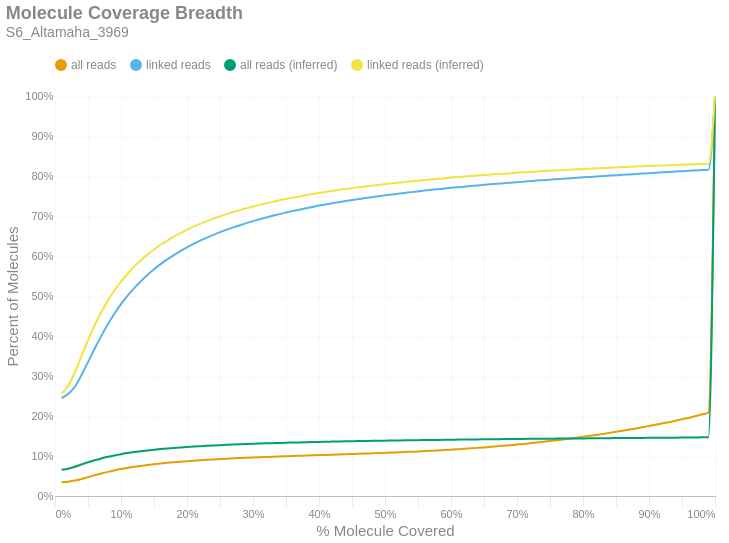

This figure's notebook cell:
### Markdown cell above
### Molecule Read Coverage
This chart shows molecule coverage breadth as computed by the number of bases aligned to that molecule. In other words, "*how much of each unique long molecule is actually sequenced/aligned?*" Keep in mind there is a distinction between sequences and alignments, since some sequences belonging to a particular molecule may not align well and wouldn't appear in the alignment data. This chart also shows molecule coverage breadth as computed by the *inferred fragment* from which the aligned sequences originate. Unlike read coverage, this calculation takes into account the total insert size, including unsequenced gaps between the forward and reverse reads. Like the previous figures, these are cumulative percents.

### Code cell
if SKIPLR:
    print_html(f"Skipped")
else:
    binned_df = consolidated_hist(valids['coverage_bp'], mask, 0.01, True)
    binned_df_inf = consolidated_hist(valids['coverage_inserts'], mask, 0.01, True)
    binned_df = binned_df.with_columns(pl.lit(binned_df_inf['all reads (cumsum)']).alias('all reads (inferred)'))
    binned_df = binned_df.with_columns(pl.lit(binned_df_inf['linked reads (cumsum)']).alias('linked reads (inferred)'))
    binned_df = binned_df.with_columns(
        (pl.col('bin').cast(pl.Float64) + 0.01).alias('right_edge')
    )

    with SafeRender(binned_df):
        (
            density_plot(binned_df, 'Molecule Coverage Breadth', samplename, 'molcov', ['all reads (inferred)','linked reads (inferred)'])
            .encode(
                #x=alt.X('bin:Q', title="% Molecule Covered").axis(format = '%').scale(padding=0),
                x=alt.X('right_edge:Q', title="% Molecule Covered").axis(format='%').scale(padding=0),
                y=alt.Y('value:Q', title='Percent of Molecules')
                    .axis(format='%')
                    .stack(False)
                    .scale(domainMin=0, padding=0),
                color=alt.Color("key:N").scale(domain = ["all reads", "linked reads", "all reads (inferred)", "linked reads (inferred)"]),
                tooltip = [
                    alt.Tooltip("key:N", title = "Data Type"),
                    alt.Tooltip("range_label:N", title="% Molecule Covered"),
                    alt.Tooltip("value:Q", format = ".2%", title="% Molecules")
                ]
            )
        ).display()

### Figure 1 — Vega-Lite specification as saved in the notebook (floating-point values rounded to 4 significant figures)
{"width": "container", "height": 400, "config": {"title": {"anchor": "start", "dy": -15, "fontSize": 18, "color": "#888888", "subtitleColor": "#888888", "subtitleFontSize": 14}, "arc": {"fill": "#0072B2"}, "axis": {"domainColor": "#888888", "domainWidth": 0.5, "gridWidth": 0.2, "grid": false, "titleFontWeight": 400, "titleFontSize": 15, "labelFontSize": 11, "labelColor": "#888888", "tickColor": "#888888", "tickWidth": 0.2, "titleColor": "#888888"}, "axisBand": {"grid": false}, "axisX": {"grid": true, "tickSize": 10, "domainCap": "round"}, "axisY": {"domain": false, "grid": true, "tickSize": 0, "domainCap": "round"}, "background": "transparent", "header": {"labelFontSize": 15, "labelColor": "#888888", "titleFontSize": 15, "titleFontWeight": 600, "titleColor": "#888888"}, "legend": {"labelFont": "sans-serif", "labelFontSize": 12, "labelColor": "#888888", "symbolSize": 100, "symbolType": "circle", "titleFontSize": 12, "titlePadding": 10, "titleColor": "#888888", "title": null, "orient": "top"}, "range": {"category": ["#E69F00", "#56B4E9", "#009E73", "#F0E442", "#0072B2", "#D55E00", "#CC79A7", "#000000"], "diverging": ["#cfe8f3", "#a2d4ec", "#73bfe2", "#46abdb", "#1696d2", "#12719e"]}, "area": {"fill": "#0072B2", "fillOpacity": 0.7, "line": true, "strokeOpacity": 0.7}, "line": {"color": "#0072B2", "stroke": "#0072B2", "strokeWidth": 2}, "trail": {"color": "#0072B2", "stroke": "#0072B2", "strokeWidth": 0, "size": 1}, "point": {"filled": true, "fillOpacity": 1.0, "size": 95}, "text": {"color": "#888888", "fontSize": 11, "align": "right", "fontWeight": 400, "size": 11}, "bar": {"fill": "#0072B2", "stroke": null}, "view": {"stroke": null, "continuousWidth": 660, "continuousHeight": 400}}, "data": {"name": "data-5b54a0cd05e728a14a650b45fc17bd28"}, "mark": {"type": "line", "interpolate": "monotone", "point": {"opacity": 0, "size": 275}}, "encoding": {"color": {"field": "key", "scale": {"domain": ["all reads", "linked reads", "all reads (inferred)", "linked reads (inferred)"]}, "type": "nominal"}, "tooltip": [{"field": "key", "title": "Data Type", "type": "nominal"}, {"field": "range_label", "title": "% Molecule Covered", "type": "nominal"}, {"field": "value", "format": ".2%", "title": "% Molecules", "type": "quantitative"}], "x": {"axis": {"format": "%"}, "field": "right_edge", "scale": {"padding": 0}, "title": "% Molecule Covered", "type": "quantitative"}, "y": {"axis": {"format": "%"}, "field": "value", "scale": {"domainMin": 0, "padding": 0}, "stack": false, "title": "Percent of Molecules", "type": "quantitative"}}, "params": [{"name": "param_c36ac31b6afebe62", "select": {"type": "point", "fields": ["key"]}, "bind": "legend"}], "title": {"text": "Molecule Coverage Breadth", "subtitle": "S6_Altamaha_3969"}, "transform": [{"fold": ["all reads (cumsum)", "linked reads (cumsum)", "all reads (inferred)", "linked reads (inferred)"]}, {"calculate": "replace(datum.key, ' (cumsum)', '')", "as": "key"}, {"filter": {"param": "param_c36ac31b6afebe62"}}], "usermeta": {"embedOptions": {"downloadFileName": "S6_Altamaha_3969.molcov"}}, "$schema": "https://vega.github.io/schema/vega-lite/v6.1.0.json", "datasets": {"data-5b54a0cd05e728a14a650b45fc17bd28": [{"bin": "0.0", "interval": "0.0-0.01", "all reads": 0.03445, "linked reads": 0.245, "all reads (cumsum)": 0.03445, "linked reads (cumsum)": 0.245, "range_label": "0.0-0.01", "all reads (inferred)": 0.06563, "linked reads (inferred)": 0.2562, "right_edge": 0.01}, {"bin": "0.01", "interval": "0.01-0.02", "all reads": 0.001457, "linked reads": 0.01001, "all reads (cumsum)": 0.03591, "linked reads (cumsum)": 0.255, "range_label": "0.01-0.02", "all reads (inferred)": 0.06836, "linked reads (inferred)": 0.2752, "right_edge": 0.02}, {"bin": "0.02", "interval": "0.02-0.03", "all reads": 0.002601, "linked reads": 0.01825, "all reads (cumsum)": 0.03851, "linked reads (cumsum)": 0.2732, "range_label": "0.02-0.03", "all reads (inferred)": 0.07311, "linked reads (inferred)": 0.309, "right_edge": 0.03}, {"bin": "0.03", "interval": "0.03-0.04", "all reads": 0.004018, "linked reads": 0.02851, "all reads (cumsum)": 0.04253, "linked reads (cumsum)": 0.3017, "range_label": "0.03-0.04", "all reads (inferred)": 0.07869, "linked reads (inferred)": 0.3491, "right_edge": 0.04}, {"bin": "0.04", "interval": "0.04-0.05", "all reads": 0.004595, "linked reads": 0.03289, "all reads (cumsum)": 0.04713, "linked reads (cumsum)": 0.3346, "range_label": "0.04-0.05", "all reads (inferred)": 0.08426, "linked reads (inferred)": 0.3892, "right_edge": 0.05}, {"bin": "0.05", "interval": "0.05-0.06", "all reads": 0.004657, "linked reads": 0.03348, "all reads (cumsum)": 0.05178, "linked reads (cumsum)": 0.3681, "range_label": "0.05-0.06", "all reads (inferred)": 0.08942, "linked reads (inferred)": 0.4264, "right_edge": 0.06}, {"bin": "0.06", "interval": "0.06-0.07", "all reads": 0.00441, "linked reads": 0.03164, "all reads (cumsum)": 0.05619, "linked reads (cumsum)": 0.3997, "range_label": "0.06-0.07", "all reads (inferred)": 0.09397, "linked reads (inferred)": 0.4593, "right_edge": 0.07}, {"bin": "0.07", "interval": "0.07-0.08", "all reads": 0.004086, "linked reads": 0.02944, "all reads (cumsum)": 0.06028, "linked reads (cumsum)": 0.4292, "range_label": "0.07-0.08", "all reads (inferred)": 0.09799, "linked reads (inferred)": 0.4884, "right_edge": 0.08}, {"bin": "0.08", "interval": "0.08-0.09", "all reads": 0.003655, "linked reads": 0.02629, "all reads (cumsum)": 0.06393, "linked reads (cumsum)": 0.4555, "range_label": "0.08-0.09", "all reads (inferred)": 0.1015, "linked reads (inferred)": 0.5139, "right_edge": 0.09}, {"bin": "0.09", "interval": "0.09-0.1", "all reads": 0.003345, "linked reads": 0.02402, "all reads (cumsum)": 0.06728, "linked reads (cumsum)": 0.4795, "range_label": "0.09-0.1", "all reads (inferred)": 0.1046, "linked reads (inferred)": 0.536, "right_edge": 0.1}, {"bin": "0.1", "interval": "0.1-0.11", "all reads": 0.002964, "linked reads": 0.02134, "all reads (cumsum)": 0.07024, "linked reads (cumsum)": 0.5008, "range_label": "0.1-0.11", "all reads (inferred)": 0.1073, "linked reads (inferred)": 0.5556, "right_edge": 0.11}, {"bin": "0.11", "interval": "0.11-0.12", "all reads": 0.002639, "linked reads": 0.01897, "all reads (cumsum)": 0.07288, "linked reads (cumsum)": 0.5198, "range_label": "0.11-0.12", "all reads (inferred)": 0.1097, "linked reads (inferred)": 0.5735, "right_edge": 0.12}, {"bin": "0.12", "interval": "0.12-0.13", "all reads": 0.002377, "linked reads": 0.01708, "all reads (cumsum)": 0.07526, "linked reads (cumsum)": 0.5369, "range_label": "0.12-0.13", "all reads (inferred)": 0.1119, "linked reads (inferred)": 0.5893, "right_edge": 0.13}, {"bin": "0.13", "interval": "0.13-0.14", "all reads": 0.002194, "linked reads": 0.01573, "all reads (cumsum)": 0.07745, "linked reads (cumsum)": 0.5526, "range_label": "0.13-0.14", "all reads (inferred)": 0.1139, "linked reads (inferred)": 0.6034, "right_edge": 0.14}, {"bin": "0.14", "interval": "0.14-0.15", "all reads": 0.001976, "linked reads": 0.01419, "all reads (cumsum)": 0.07943, "linked reads (cumsum)": 0.5668, "range_label": "0.14-0.15", "all reads (inferred)": 0.1157, "linked reads (inferred)": 0.6163, "right_edge": 0.15}, {"bin": "0.15", "interval": "0.15-0.16", "all reads": 0.00181, "linked reads": 0.01295, "all reads (cumsum)": 0.08124, "linked reads (cumsum)": 0.5798, "range_label": "0.15-0.16", "all reads (inferred)": 0.1173, "linked reads (inferred)": 0.6281, "right_edge": 0.16}, {"bin": "0.16", "interval": "0.16-0.17", "all reads": 0.001632, "linked reads": 0.01172, "all reads (cumsum)": 0.08287, "linked reads (cumsum)": 0.5915, "range_label": "0.16-0.17", "all reads (inferred)": 0.1187, "linked reads (inferred)": 0.6386, "right_edge": 0.17}, {"bin": "0.17", "interval": "0.17-0.18", "all reads": 0.00152, "linked reads": 0.01091, "all reads (cumsum)": 0.08439, "linked reads (cumsum)": 0.6024, "range_label": "0.17-0.18", "all reads (inferred)": 0.1201, "linked reads (inferred)": 0.6485, "right_edge": 0.18}, {"bin": "0.18", "interval": "0.18-0.19", "all reads": 0.001388, "linked reads": 0.009942, "all reads (cumsum)": 0.08578, "linked reads (cumsum)": 0.6123, "range_label": "0.18-0.19", "all reads (inferred)": 0.1213, "linked reads (inferred)": 0.6573, "right_edge": 0.19}, {"bin": "0.19", "interval": "0.19-0.2", "all reads": 0.0013, "linked reads": 0.009272, "all reads (cumsum)": 0.08708, "linked reads (cumsum)": 0.6216, "range_label": "0.19-0.2", "all reads (inferred)": 0.1225, "linked reads (inferred)": 0.6657, "right_edge": 0.2}, {"bin": "0.2", "interval": "0.2-0.21", "all reads": 0.001191, "linked reads": 0.008516, "all reads (cumsum)": 0.08827, "linked reads (cumsum)": 0.6301, "range_label": "0.2-0.21", "all reads (inferred)": 0.1236, "linked reads (inferred)": 0.6733, "right_edge": 0.21}, {"bin": "0.21", "interval": "0.21-0.22", "all reads": 0.001131, "linked reads": 0.008112, "all reads (cumsum)": 0.0894, "linked reads (cumsum)": 0.6382, "range_label": "0.21-0.22", "all reads (inferred)": 0.1245, "linked reads (inferred)": 0.6805, "right_edge": 0.22}, {"bin": "0.22", "interval": "0.22-0.23", "all reads": 0.001059, "linked reads": 0.007582, "all reads (cumsum)": 0.09046, "linked reads (cumsum)": 0.6458, "range_label": "0.22-0.23", "all reads (inferred)": 0.1255, "linked reads (inferred)": 0.6872, "right_edge": 0.23}, {"bin": "0.23", "interval": "0.23-0.24", "all reads": 0.0009987, "linked reads": 0.007121, "all reads (cumsum)": 0.09146, "linked reads (cumsum)": 0.6529, "range_label": "0.23-0.24", "all reads (inferred)": 0.1263, "linked reads (inferred)": 0.6934, "right_edge": 0.24}, {"bin": "0.24", "interval": "0.24-0.25", "all reads": 0.0009327, "linked reads": 0.00663, "all reads (cumsum)": 0.09239, "linked reads (cumsum)": 0.6596, "range_label": "0.24-0.25", "all reads (inferred)": 0.1272, "linked reads (inferred)": 0.6994, "right_edge": 0.25}, {"bin": "0.25", "interval": "0.25-0.26", "all reads": 0.0008804, "linked reads": 0.006257, "all reads (cumsum)": 0.09327, "linked reads (cumsum)": 0.6658, "range_label": "0.25-0.26", "all reads (inferred)": 0.1279, "linked reads (inferred)": 0.7047, "right_edge": 0.26}, {"bin": "0.26", "interval": "0.26-0.27", "all reads": 0.0008143, "linked reads": 0.005753, "all reads (cumsum)": 0.09409, "linked reads (cumsum)": 0.6716, "range_label": "0.26-0.27", "all reads (inferred)": 0.1286, "linked reads (inferred)": 0.7099, "right_edge": 0.27}, {"bin": "0.27", "interval": "0.27-0.28", "all reads": 0.0007655, "linked reads": 0.005375, "all reads (cumsum)": 0.09485, "linked reads (cumsum)": 0.6769, "range_label": "0.27-0.28", "all reads (inferred)": 0.1293, "linked reads (inferred)": 0.7146, "right_edge": 0.28}, {"bin": "0.28", "interval": "0.28-0.29", "all reads": 0.0007493, "linked reads": 0.005292, "all reads (cumsum)": 0.0956, "linked reads (cumsum)": 0.6822, "range_label": "0.28-0.29", "all reads (inferred)": 0.1299, "linked reads (inferred)": 0.7192, "right_edge": 0.29}, {"bin": "0.29", "interval": "0.29-0.3", "all reads": 0.0007097, "linked reads": 0.004922, "all reads (cumsum)": 0.09631, "linked reads (cumsum)": 0.6872, "range_label": "0.29-0.3", "all reads (inferred)": 0.1305, "linked reads (inferred)": 0.7235, "right_edge": 0.3}, {"bin": "0.3", "interval": "0.3-0.31", "all reads": 0.0006701, "linked reads": 0.004659, "all reads (cumsum)": 0.09698, "linked reads (cumsum)": 0.6918, "range_label": "0.3-0.31", "all reads (inferred)": 0.1311, "linked reads (inferred)": 0.7277, "right_edge": 0.31}, {"bin": "0.31", "interval": "0.31-0.32", "all reads": 0.0006453, "linked reads": 0.004458, "all reads (cumsum)": 0.09763, "linked reads (cumsum)": 0.6963, "range_label": "0.31-0.32", "all reads (inferred)": 0.1316, "linked reads (inferred)": 0.7317, "right_edge": 0.32}, {"bin": "0.32", "interval": "0.32-0.33", "all reads": 0.0006387, "linked reads": 0.004338, "all reads (cumsum)": 0.09827, "linked reads (cumsum)": 0.7006, "range_label": "0.32-0.33", "all reads (inferred)": 0.1322, "linked reads (inferred)": 0.7354, "right_edge": 0.33}, {"bin": "0.33", "interval": "0.33-0.34", "all reads": 0.0006182, "linked reads": 0.004116, "all reads (cumsum)": 0.09888, "linked reads (cumsum)": 0.7047, "range_label": "0.33-0.34", "all reads (inferred)": 0.1327, "linked reads (inferred)": 0.7391, "right_edge": 0.34}, {"bin": "0.34", "interval": "0.34-0.35", "all reads": 0.0005786, "linked reads": 0.003827, "all reads (cumsum)": 0.09946, "linked reads (cumsum)": 0.7086, "range_label": "0.34-0.35", "all reads (inferred)": 0.1332, "linked reads (inferred)": 0.7426, "right_edge": 0.35}, {"bin": "0.35", "interval": "0.35-0.36", "all reads": 0.0005729, "linked reads": 0.003691, "all reads (cumsum)": 0.1, "linked reads (cumsum)": 0.7123, "range_label": "0.35-0.36", "all reads (inferred)": 0.1336, "linked reads (inferred)": 0.7458, "right_edge": 0.36}, {"bin": "0.36", "interval": "0.36-0.37", "all reads": 0.0005604, "linked reads": 0.003553, "all reads (cumsum)": 0.1006, "linked reads (cumsum)": 0.7158, "range_label": "0.36-0.37", "all reads (inferred)": 0.134, "linked reads (inferred)": 0.7489, "right_edge": 0.37}, {"bin": "0.37", "interval": "0.37-0.38", "all reads": 0.0005571, "linked reads": 0.003506, "all reads (cumsum)": 0.1012, "linked reads (cumsum)": 0.7193, "range_label": "0.37-0.38", "all reads (inferred)": 0.1345, "linked reads (inferred)": 0.752, "right_edge": 0.38}, {"bin": "0.38", "interval": "0.38-0.39", "all reads": 0.0005599, "linked reads": 0.003436, "all reads (cumsum)": 0.1017, "linked reads (cumsum)": 0.7227, "range_label": "0.38-0.39", "all reads (inferred)": 0.1349, "linked reads (inferred)": 0.7549, "right_edge": 0.39}, {"bin": "0.39", "interval": "0.39-0.4", "all reads": 0.000551, "linked reads": 0.003312, "all reads (cumsum)": 0.1023, "linked reads (cumsum)": 0.7261, "range_label": "0.39-0.4", "all reads (inferred)": 0.1353, "linked reads (inferred)": 0.7575, "right_edge": 0.4}, {"bin": "0.4", "interval": "0.4-0.41", "all reads": 0.0005111, "linked reads": 0.002921, "all reads (cumsum)": 0.1028, "linked reads (cumsum)": 0.729, "range_label": "0.4-0.41", "all reads (inferred)": 0.1356, "linked reads (inferred)": 0.7601, "right_edge": 0.41}, {"bin": "0.41", "interval": "0.41-0.42", "all reads": 0.0005213, "linked reads": 0.002852, "all reads (cumsum)": 0.1033, "linked reads (cumsum)": 0.7318, "range_label": "0.41-0.42", "all reads (inferred)": 0.136, "linked reads (inferred)": 0.7627, "right_edge": 0.42}, {"bin": "0.42", "interval": "0.42-0.43", "all reads": 0.0005406, "linked reads": 0.002869, "all reads (cumsum)": 0.1038, "linked reads (cumsum)": 0.7347, "range_label": "0.42-0.43", "all reads (inferred)": 0.1363, "linked reads (inferred)": 0.7651, "right_edge": 0.43}, {"bin": "0.43", "interval": "0.43-0.44", "all reads": 0.000522, "linked reads": 0.002571, "all reads (cumsum)": 0.1044, "linked reads (cumsum)": 0.7373, "range_label": "0.43-0.44", "all reads (inferred)": 0.1366, "linked reads (inferred)": 0.7674, "right_edge": 0.44}, {"bin": "0.44", "interval": "0.44-0.45", "all reads": 0.0005498, "linked reads": 0.002594, "all reads (cumsum)": 0.1049, "linked reads (cumsum)": 0.7399, "range_label": "0.44-0.45", "all reads (inferred)": 0.137, "linked reads (inferred)": 0.7696, "right_edge": 0.45}, {"bin": "0.45", "interval": "0.45-0.46", "all reads": 0.0005498, "linked reads": 0.002439, "all reads (cumsum)": 0.1055, "linked reads (cumsum)": 0.7423, "range_label": "0.45-0.46", "all reads (inferred)": 0.1373, "linked reads (inferred)": 0.7718, "right_edge": 0.46}, {"bin": "0.46", "interval": "0.46-0.47", "all reads": 0.0005814, "linked reads": 0.002483, "all reads (cumsum)": 0.106, "linked reads (cumsum)": 0.7448, "range_label": "0.46-0.47", "all reads (inferred)": 0.1376, "linked reads (inferred)": 0.7738, "right_edge": 0.47}, {"bin": "0.47", "interval": "0.47-0.48", "all reads": 0.000596, "linked reads": 0.002351, "all reads (cumsum)": 0.1066, "linked reads (cumsum)": 0.7471, "range_label": "0.47-0.48", "all reads (inferred)": 0.1379, "linked reads (inferred)": 0.7759, "right_edge": 0.48}, {"bin": "0.48", "interval": "0.48-0.49", "all reads": 0.0005922, "linked reads": 0.002197, "all reads (cumsum)": 0.1072, "linked reads (cumsum)": 0.7493, "range_label": "0.48-0.49", "all reads (inferred)": 0.1381, "linked reads (inferred)": 0.7778, "right_edge": 0.49}, {"bin": "0.49", "interval": "0.49-0.5", "all reads": 0.0006696, "linked reads": 0.002226, "all reads (cumsum)": 0.1079, "linked reads (cumsum)": 0.7516, "range_label": "0.49-0.5", "all reads (inferred)": 0.1384, "linked reads (inferred)": 0.7798, "right_edge": 0.5}, {"bin": "0.5", "interval": "0.5-0.51", "all reads": 0.0006227, "linked reads": 0.002122, "all reads (cumsum)": 0.1085, "linked reads (cumsum)": 0.7537, "range_label": "0.5-0.51", "all reads (inferred)": 0.1387, "linked reads (inferred)": 0.7816, "right_edge": 0.51}, {"bin": "0.51", "interval": "0.51-0.52", "all reads": 0.0006849, "linked reads": 0.002008, "all reads (cumsum)": 0.1092, "linked reads (cumsum)": 0.7557, "range_label": "0.51-0.52", "all reads (inferred)": 0.1389, "linked reads (inferred)": 0.7833, "right_edge": 0.52}, {"bin": "0.52", "interval": "0.52-0.53", "all reads": 0.0006993, "linked reads": 0.00198, "all reads (cumsum)": 0.1099, "linked reads (cumsum)": 0.7577, "range_label": "0.52-0.53", "all reads (inferred)": 0.1392, "linked reads (inferred)": 0.785, "right_edge": 0.53}, {"bin": "0.53", "interval": "0.53-0.54", "all reads": 0.0007637, "linked reads": 0.002004, "all reads (cumsum)": 0.1107, "linked reads (cumsum)": 0.7597, "range_label": "0.53-0.54", "all reads (inferred)": 0.1394, "linked reads (inferred)": 0.7866, "right_edge": 0.54}, {"bin": "0.54", "interval": "0.54-0.55", "all reads": 0.0007714, "linked reads": 0.001944, "all reads (cumsum)": 0.1114, "linked reads (cumsum)": 0.7616, "range_label": "0.54-0.55", "all reads (inferred)": 0.1396, "linked reads (inferred)": 0.7883, "right_edge": 0.55}, {"bin": "0.55", "interval": "0.55-0.56", "all reads": 0.0008283, "linked reads": 0.001918, "all reads (cumsum)": 0.1123, "linked reads (cumsum)": 0.7635, "range_label": "0.55-0.56", "all reads (inferred)": 0.1399, "linked reads (inferred)": 0.7899, "right_edge": 0.56}, {"bin": "0.56", "interval": "0.56-0.57", "all reads": 0.0008532, "linked reads": 0.001814, "all reads (cumsum)": 0.1131, "linked reads (cumsum)": 0.7654, "range_label": "0.56-0.57", "all reads (inferred)": 0.1401, "linked reads (inferred)": 0.7914, "right_edge": 0.57}, {"bin": "0.57", "interval": "0.57-0.58", "all reads": 0.000874, "linked reads": 0.001718, "all reads (cumsum)": 0.114, "linked reads (cumsum)": 0.7671, "range_label": "0.57-0.58", "all reads (inferred)": 0.1403, "linked reads (inferred)": 0.793, "right_edge": 0.58}, {"bin": "0.58", "interval": "0.58-0.59", "all reads": 0.000916, "linked reads": 0.001656, "all reads (cumsum)": 0.1149, "linked reads (cumsum)": 0.7687, "range_label": "0.58-0.59", "all reads (inferred)": 0.1405, "linked reads (inferred)": 0.7945, "right_edge": 0.59}, {"bin": "0.59", "interval": "0.59-0.6", "all reads": 0.001009, "linked reads": 0.001661, "all reads (cumsum)": 0.1159, "linked reads (cumsum)": 0.7704, "range_label": "0.59-0.6", "all reads (inferred)": 0.1407, "linked reads (inferred)": 0.796, "right_edge": 0.6}, {"bin": "0.6", "interval": "0.6-0.61", "all reads": 0.001003, "linked reads": 0.001534, "all reads (cumsum)": 0.1169, "linked reads (cumsum)": 0.7719, "range_label": "0.6-0.61", "all reads (inferred)": 0.141, "linked reads (inferred)": 0.7974, "right_edge": 0.61}, {"bin": "0.61", "interval": "0.61-0.62", "all reads": 0.001079, "linked reads": 0.001498, "all reads (cumsum)": 0.118, "linked reads (cumsum)": 0.7734, "range_label": "0.61-0.62", "all reads (inferred)": 0.1411, "linked reads (inferred)": 0.7987, "right_edge": 0.62}, {"bin": "0.62", "interval": "0.62-0.63", "all reads": 0.001122, "linked reads": 0.001521, "all reads (cumsum)": 0.1191, "linked reads (cumsum)": 0.7749, "range_label": "0.62-0.63", "all reads (inferred)": 0.1413, "linked reads (inferred)": 0.8, "right_edge": 0.63}, {"bin": "0.63", "interval": "0.63-0.64", "all reads": 0.001188, "linked reads": 0.001489, "all reads (cumsum)": 0.1203, "linked reads (cumsum)": 0.7764, "range_label": "0.63-0.64", "all reads (inferred)": 0.1415, "linked reads (inferred)": 0.8012, "right_edge": 0.64}, {"bin": "0.64", "interval": "0.64-0.65", "all reads": 0.001237, "linked reads": 0.001425, "all reads (cumsum)": 0.1215, "linked reads (cumsum)": 0.7779, "range_label": "0.64-0.65", "all reads (inferred)": 0.1417, "linked reads (inferred)": 0.8024, "right_edge": 0.65}, {"bin": "0.65", "interval": "0.65-0.66", "all reads": 0.001355, "linked reads": 0.00137, "all reads (cumsum)": 0.1229, "linked reads (cumsum)": 0.7792, "range_label": "0.65-0.66", "all reads (inferred)": 0.1419, "linked reads (inferred)": 0.8036, "right_edge": 0.66}, {"bin": "0.66", "interval": "0.66-0.67", "all reads": 0.001367, "linked reads": 0.001422, "all reads (cumsum)": 0.1243, "linked reads (cumsum)": 0.7806, "range_label": "0.66-0.67", "all reads (inferred)": 0.142, "linked reads (inferred)": 0.8047, "right_edge": 0.67}, {"bin": "0.67", "interval": "0.67-0.68", "all reads": 0.001431, "linked reads": 0.001326, "all reads (cumsum)": 0.1257, "linked reads (cumsum)": 0.782, "range_label": "0.67-0.68", "all reads (inferred)": 0.1422, "linked reads (inferred)": 0.8059, "right_edge": 0.68}, {"bin": "0.68", "interval": "0.68-0.69", "all reads": 0.001447, "linked reads": 0.001337, "all reads (cumsum)": 0.1271, "linked reads (cumsum)": 0.7833, "range_label": "0.68-0.69", "all reads (inferred)": 0.1424, "linked reads (inferred)": 0.807, "right_edge": 0.69}, {"bin": "0.69", "interval": "0.69-0.7", "all reads": 0.001559, "linked reads": 0.001311, "all reads (cumsum)": 0.1287, "linked reads (cumsum)": 0.7846, "range_label": "0.69-0.7", "all reads (inferred)": 0.1426, "linked reads (inferred)": 0.8081, "right_edge": 0.7}, {"bin": "0.7", "interval": "0.7-0.71", "all reads": 0.001586, "linked reads": 0.001299, "all reads (cumsum)": 0.1303, "linked reads (cumsum)": 0.7859, "range_label": "0.7-0.71", "all reads (inferred)": 0.1427, "linked reads (inferred)": 0.8092, "right_edge": 0.71}, {"bin": "0.71", "interval": "0.71-0.72", "all reads": 0.001691, "linked reads": 0.001266, "all reads (cumsum)": 0.132, "linked reads (cumsum)": 0.7872, "range_label": "0.71-0.72", "all reads (inferred)": 0.1429, "linked reads (inferred)": 0.8103, "right_edge": 0.72}, {"bin": "0.72", "interval": "0.72-0.73", "all reads": 0.001771, "linked reads": 0.001285, "all reads (cumsum)": 0.1338, "linked reads (cumsum)": 0.7885, "range_label": "0.72-0.73", "all reads (inferred)": 0.143, "linked reads (inferred)": 0.8113, "right_edge": 0.73}, {"bin": "0.73", "interval": "0.73-0.74", "all reads": 0.001776, "linked reads": 0.001207, "all reads (cumsum)": 0.1355, "linked reads (cumsum)": 0.7897, "range_label": "0.73-0.74", "all reads (inferred)": 0.1432, "linked reads (inferred)": 0.8123, "right_edge": 0.74}, {"bin": "0.74", "interval": "0.74-0.75", "all reads": 0.002015, "linked reads": 0.001247, "all reads (cumsum)": 0.1375, "linked reads (cumsum)": 0.7909, "range_label": "0.74-0.75", "all reads (inferred)": 0.1434, "linked reads (inferred)": 0.8133, "right_edge": 0.75}, {"bin": "0.75", "interval": "0.75-0.76", "all reads": 0.001905, "linked reads": 0.001127, "all reads (cumsum)": 0.1395, "linked reads (cumsum)": 0.792, "range_label": "0.75-0.76", "all reads (inferred)": 0.1435, "linked reads (inferred)": 0.8141, "right_edge": 0.76}, {"bin": "0.76", "interval": "0.76-0.77", "all reads": 0.001998, "linked reads": 0.00117, "all reads (cumsum)": 0.1415, "linked reads (cumsum)": 0.7932, "range_label": "0.76-0.77", "all reads (inferred)": 0.1436, "linked reads (inferred)": 0.815, "right_edge": 0.77}, {"bin": "0.77", "interval": "0.77-0.78", "all reads": 0.002101, "linked reads": 0.001124, "all reads (cumsum)": 0.1436, "linked reads (cumsum)": 0.7943, "range_label": "0.77-0.78", "all reads (inferred)": 0.1438, "linked reads (inferred)": 0.8159, "right_edge": 0.78}, {"bin": "0.78", "interval": "0.78-0.79", "all reads": 0.002183, "linked reads": 0.001179, "all reads (cumsum)": 0.1457, "linked reads (cumsum)": 0.7955, "range_label": "0.78-0.79", "all reads (inferred)": 0.1439, "linked reads (inferred)": 0.8167, "right_edge": 0.79}, {"bin": "0.79", "interval": "0.79-0.8", "all reads": 0.002406, "linked reads": 0.001174, "all reads (cumsum)": 0.1481, "linked reads (cumsum)": 0.7967, "range_label": "0.79-0.8", "all reads (inferred)": 0.1441, "linked reads (inferred)": 0.8176, "right_edge": 0.8}, {"bin": "0.8", "interval": "0.8-0.81", "all reads": 0.002203, "linked reads": 0.001054, "all reads (cumsum)": 0.1503, "linked reads (cumsum)": 0.7977, "range_label": "0.8-0.81", "all reads (inferred)": 0.1442, "linked reads (inferred)": 0.8184, "right_edge": 0.81}, {"bin": "0.81", "interval": "0.81-0.82", "all reads": 0.00241, "linked reads": 0.001084, "all reads (cumsum)": 0.1528, "linked reads (cumsum)": 0.7988, "range_label": "0.81-0.82", "all reads (inferred)": 0.1443, "linked reads (inferred)": 0.8191, "right_edge": 0.82}, {"bin": "0.82", "interval": "0.82-0.83", "all reads": 0.002518, "linked reads": 0.001071, "all reads (cumsum)": 0.1553, "linked reads (cumsum)": 0.7999, "range_label": "0.82-0.83", "all reads (inferred)": 0.1445, "linked reads (inferred)": 0.8199, "right_edge": 0.83}, {"bin": "0.83", "interval": "0.83-0.84", "all reads": 0.00257, "linked reads": 0.00104, "all reads (cumsum)": 0.1578, "linked reads (cumsum)": 0.8009, "range_label": "0.83-0.84", "all reads (inferred)": 0.1446, "linked reads (inferred)": 0.8206, "right_edge": 0.84}, {"bin": "0.84", "interval": "0.84-0.85", "all reads": 0.002625, "linked reads": 0.001037, "all reads (cumsum)": 0.1605, "linked reads (cumsum)": 0.802, "range_label": "0.84-0.85", "all reads (inferred)": 0.1447, "linked reads (inferred)": 0.8214, "right_edge": 0.85}, {"bin": "0.85", "interval": "0.85-0.86", "all reads": 0.002735, "linked reads": 0.0009952, "all reads (cumsum)": 0.1632, "linked reads (cumsum)": 0.803, "range_label": "0.85-0.86", "all reads (inferred)": 0.1449, "linked reads (inferred)": 0.8222, "right_edge": 0.86}, {"bin": "0.86", "interval": "0.86-0.87", "all reads": 0.002804, "linked reads": 0.001018, "all reads (cumsum)": 0.166, "linked reads (cumsum)": 0.804, "range_label": "0.86-0.87", "all reads (inferred)": 0.145, "linked reads (inferred)": 0.823, "right_edge": 0.87}, {"bin": "0.87", "interval": "0.87-0.88", "all reads": 0.002899, "linked reads": 0.00104, "all reads (cumsum)": 0.1689, "linked reads (cumsum)": 0.805, "range_label": "0.87-0.88", "all reads (inferred)": 0.1451, "linked reads (inferred)": 0.8237, "right_edge": 0.88}, {"bin": "0.88", "interval": "0.88-0.89", "all reads": 0.002974, "linked reads": 0.001025, "all reads (cumsum)": 0.1719, "linked reads (cumsum)": 0.8061, "range_label": "0.88-0.89", "all reads (inferred)": 0.1452, "linked reads (inferred)": 0.8244, "right_edge": 0.89}, {"bin": "0.89", "interval": "0.89-0.9", "all reads": 0.003126, "linked reads": 0.001044, "all reads (cumsum)": 0.175, "linked reads (cumsum)": 0.8071, "range_label": "0.89-0.9", "all reads (inferred)": 0.1454, "linked reads (inferred)": 0.8251, "right_edge": 0.9}, {"bin": "0.9", "interval": "0.9-0.91", "all reads": 0.002986, "linked reads": 0.0009605, "all reads (cumsum)": 0.178, "linked reads (cumsum)": 0.8081, "range_label": "0.9-0.91", "all reads (inferred)": 0.1455, "linked reads (inferred)": 0.8257, "right_edge": 0.91}, {"bin": "0.91", "interval": "0.91-0.92", "all reads": 0.003493, "linked reads": 0.001049, "all reads (cumsum)": 0.1815, "linked reads (cumsum)": 0.8091, "range_label": "0.91-0.92", "all reads (inferred)": 0.1456, "linked reads (inferred)": 0.8264, "right_edge": 0.92}, {"bin": "0.92", "interval": "0.92-0.93", "all reads": 0.00314, "linked reads": 0.001013, "all reads (cumsum)": 0.1846, "linked reads (cumsum)": 0.8101, "range_label": "0.92-0.93", "all reads (inferred)": 0.1458, "linked reads (inferred)": 0.8271, "right_edge": 0.93}, {"bin": "0.93", "interval": "0.93-0.94", "all reads": 0.003432, "linked reads": 0.0009467, "all reads (cumsum)": 0.1881, "linked reads (cumsum)": 0.8111, "range_label": "0.93-0.94", "all reads (inferred)": 0.1459, "linked reads (inferred)": 0.8277, "right_edge": 0.94}, {"bin": "0.94", "interval": "0.94-0.95", "all reads": 0.00389, "linked reads": 0.000964, "all reads (cumsum)": 0.1919, "linked reads (cumsum)": 0.812, "range_label": "0.94-0.95", "all reads (inferred)": 0.1461, "linked reads (inferred)": 0.8283, "right_edge": 0.95}, {"bin": "0.95", "interval": "0.95-0.96", "all reads": 0.003299, "linked reads": 0.0009484, "all reads (cumsum)": 0.1952, "linked reads (cumsum)": 0.813, "range_label": "0.95-0.96", "all reads (inferred)": 0.1463, "linked reads (inferred)": 0.8289, "right_edge": 0.96}, {"bin": "0.96", "interval": "0.96-0.97", "all reads": 0.00399, "linked reads": 0.0009952, "all reads (cumsum)": 0.1992, "linked reads (cumsum)": 0.814, "range_label": "0.96-0.97", "all reads (inferred)": 0.1464, "linked reads (inferred)": 0.8295, "right_edge": 0.97}, {"bin": "0.97", "interval": "0.97-0.98", "all reads": 0.004651, "linked reads": 0.0009709, "all reads (cumsum)": 0.2039, "linked reads (cumsum)": 0.8149, "range_label": "0.97-0.98", "all reads (inferred)": 0.1467, "linked reads (inferred)": 0.83, "right_edge": 0.98}, {"bin": "0.98", "interval": "0.98-0.99", "all reads": 0.004338, "linked reads": 0.0009484, "all reads (cumsum)": 0.2082, "linked reads (cumsum)": 0.8159, "range_label": "0.98-0.99", "all reads (inferred)": 0.147, "linked reads (inferred)": 0.8303, "right_edge": 0.99}, {"bin": "0.99", "interval": "0.99-1.0", "all reads": 0.7918, "linked reads": 0.1841, "all reads (cumsum)": 1.0, "linked reads (cumsum)": 1.0, "range_label": "0.99-1.0", "all reads (inferred)": 1.0, "linked reads (inferred)": 1.0, "right_edge": 1.0}]}}
